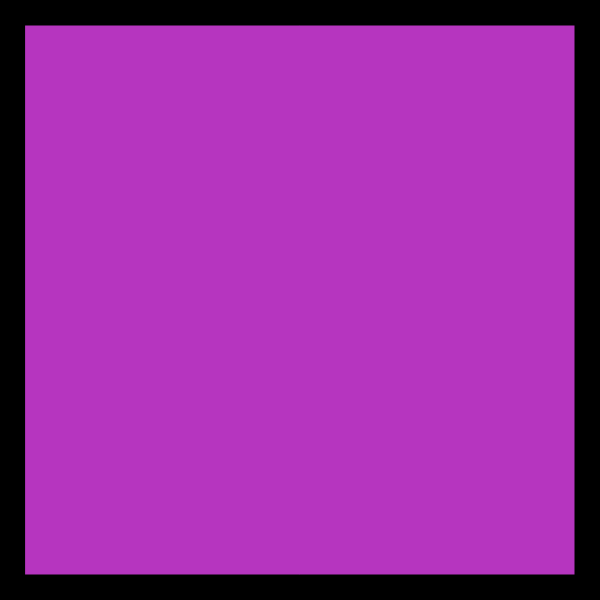
Frame 1 (no input)
Frame 60 (no input): identical to frame 1, image omitted
Frame 120 (the mouse pressed at the canvas centre since frame 60): identical to frame 1, image omitted

The p5.js sketch that drew this single still picture (run headless with seeded random() and noise() and a simulated clock; from frame 60 on, the mouse is pressed at the canvas centre):

// p5.js sketch
// ── sketch.js
let fillColour;
let X = 300;
let Y = 300;



function setup() {
    createCanvas(600, 600);
    fillColour = color(random(255), random(255), random(255));
}

function draw() {
    background(0)
    if(keyIsPressed === true){
        if (keyCode === UP_ARROW){ 
            Y = Y - 5;
        }
        else if (keyCode === DOWN_ARROW){ 
            Y = Y + 5;
        }
        else if (keyCode === RIGHT_ARROW){ 
            X = X + 5;
        }
        else if (keyCode === LEFT_ARROW){ 
            X = X - 5;
        }
    }      
    fill(fillColour);
    rectMode(CENTER);
    square(X, Y, width - 50);
}
